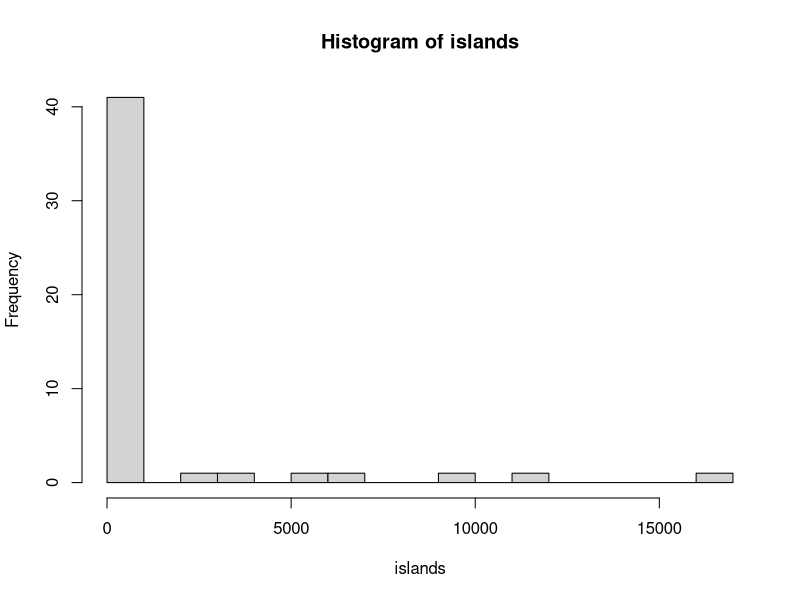
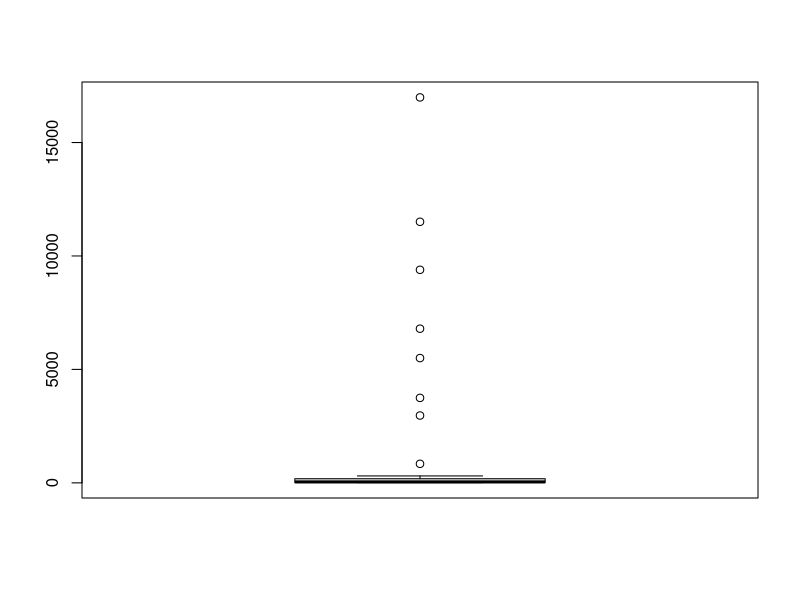
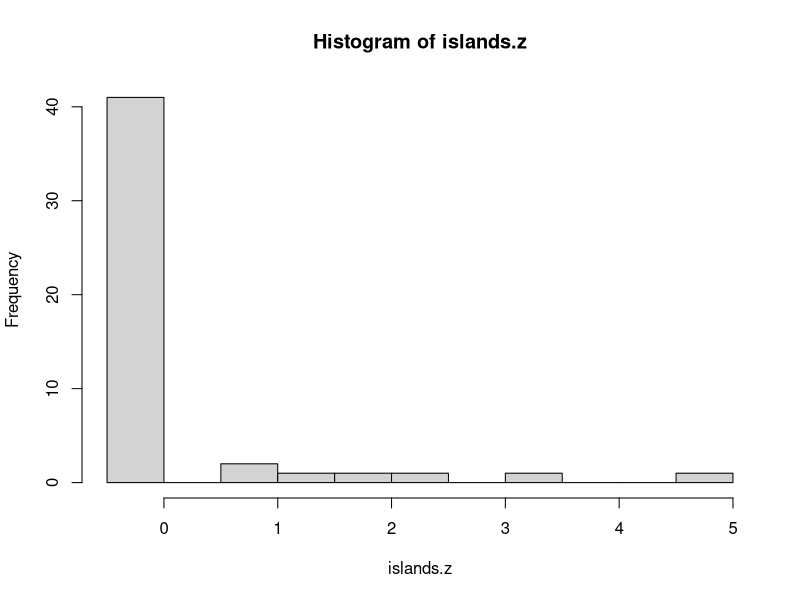
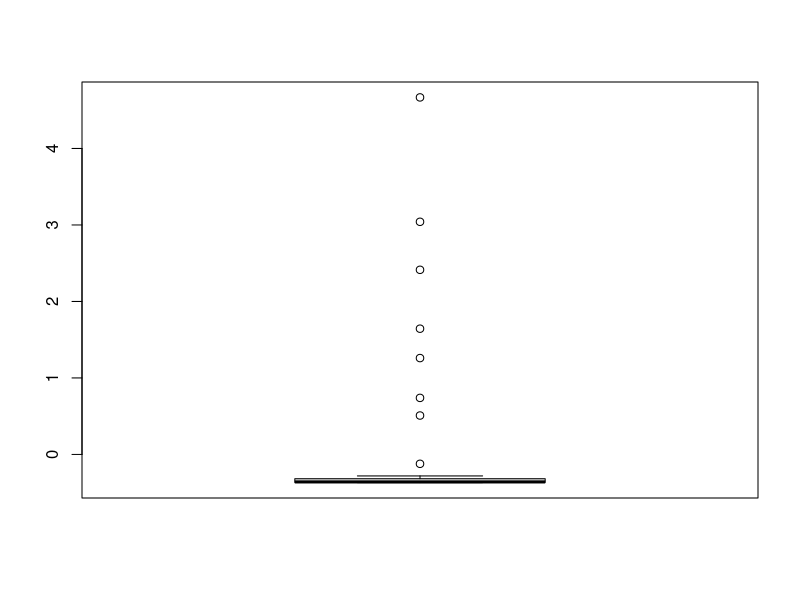
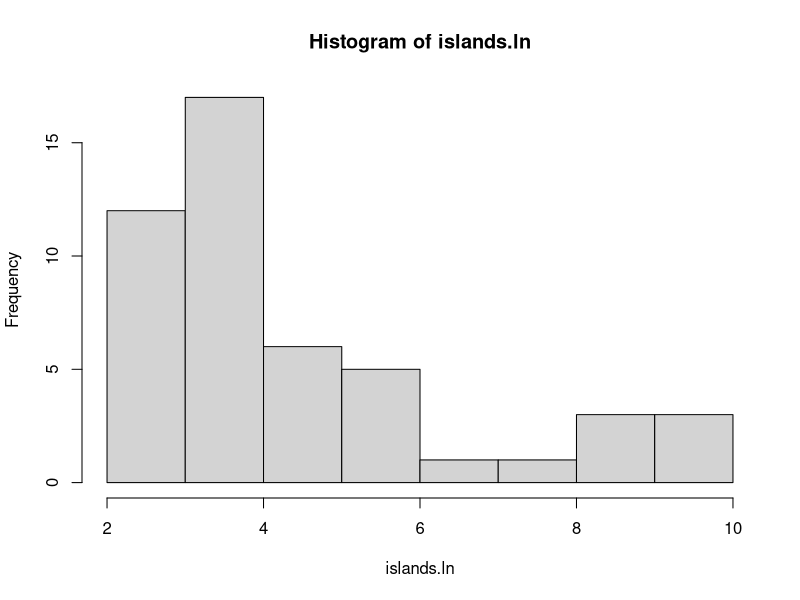
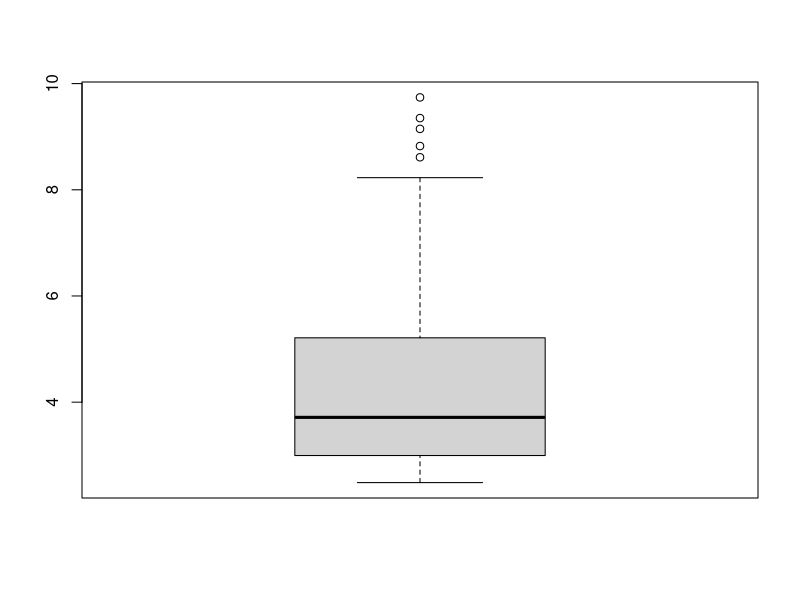
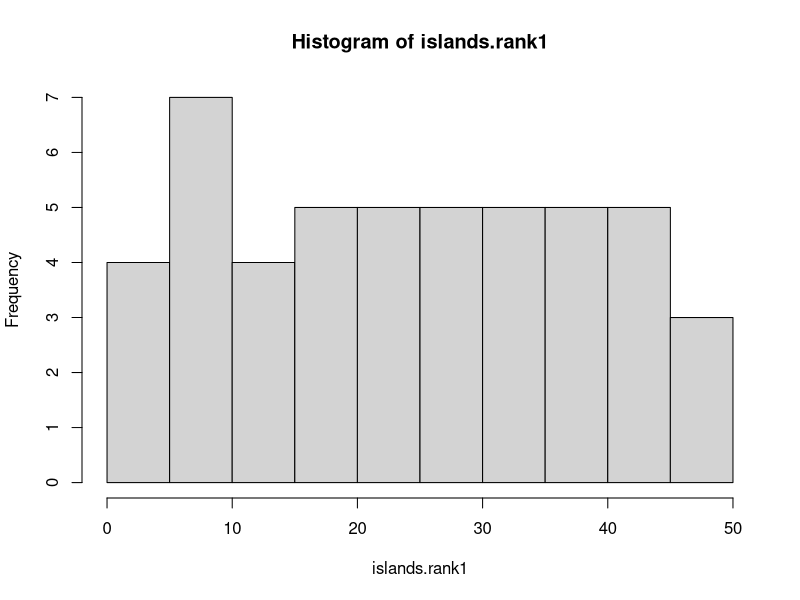
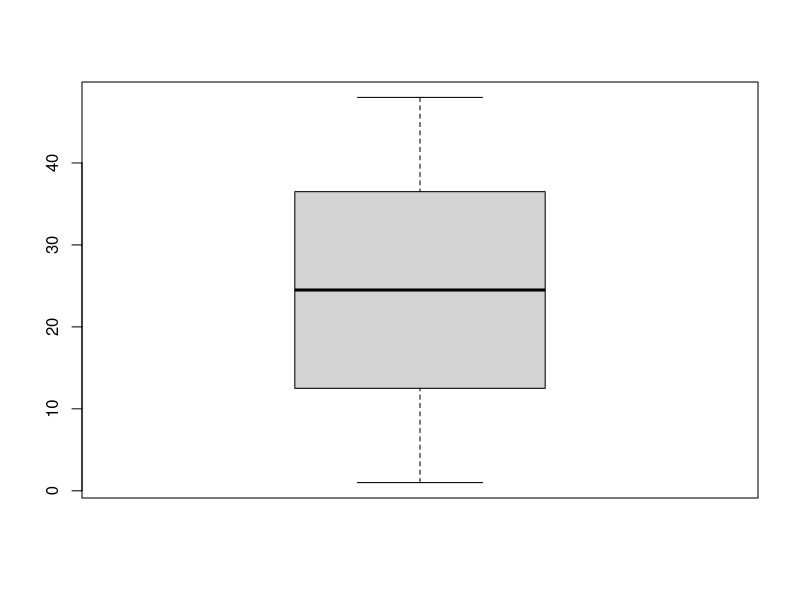

The R source for these figures, in order:
# R Statistics Essential Training
# Ex04_02
# Transforming variables

# Load Data
require("datasets")
# The areas in thousands of square miles of the
# landmasses which exceed 10,000 square miles.
?islands
islands
hist(islands, breaks = 16)
boxplot(islands)

# z-scores
islands.z <- scale(islands)  # M = 0, SD = 1
islands.z  # Makes matrix with attribute information
hist(islands.z, breaks = 16)  # Histogram of z-scores
boxplot(islands.z)  # Boxplot of z-scores
mean(islands.z)  # M should equal 0
round(mean(islands.z), 2)  # Round off to see M = 0
sd(islands.z)  # SD = 1
attr(islands.z, "scaled:center")  # Show original mean
attr(islands.z, "scaled:scale")  # Showoriginal SD
islands.z <- as.numeric(islands.z)  # Converts from matrix back to numeric
islands.z

# Logarithmic Transformations
islands.ln <- log(islands)  # Natural log (base = e)
# islands.log10 <- log10(islands)  # Common log (base = 10)
# islands.log2 <- log2(islands)  # Binary log (base = 2)
hist(islands.ln)
boxplot(islands.ln)
# Note: Add 1 to avoid undefined logs when X = 0
# x.ln <- log(x + 1)

# Squaring
# For negatively skewed variables
# Distribution may need to be recentered so that all values are positive (0 is okay)

# Ranking
islands.rank1 <- rank(islands)
hist(islands.rank1)
boxplot(islands.rank1)
#ties.method = c("average", "first", "random", "max", "min")
islands.rank2 <- rank(islands, ties.method = "random")
hist(islands.rank2)
boxplot(islands.rank2)

# Dichotomizing
# Use wisely and purposefully!
# Split at 1000 (= 1,000,000 square miles)
# ifelse is the conditional element selection
continent <- ifelse(islands > 1000, 1, 0)
continent

rm(list = ls())  # Clean up

# Remove image from enviornment 
dev.off()
